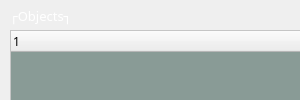
  <widget class="QDockWidget" name="dockWidget">
   <property name="minimumSize">
    <size>
     <width>300</width>
     <height>32</height>
    </size>
   </property>
   <property name="maximumSize">
    <size>
     <width>800</width>
     <height>524287</height>
    </size>
   </property>
   <property name="floating">
    <bool>false</bool>
   </property>
   <property name="features">
    <set>QDockWidget::NoDockWidgetFeatures</set>
   </property>
   <property name="allowedAreas">
    <set>Qt::NoDockWidgetArea</set>
   </property>
   <property name="windowTitle">
    <string/>
   </property>
   <attribute name="dockWidgetArea">
    <number>1</number>
   </attribute>
   <widget class="QWidget" name="dockWidgetContents_4">
    <widget class="QTreeWidget" name="treeWidget">
     <property name="geometry">
      <rect>
       <x>10</x>
       <y>30</y>
       <width>441</width>
       <height>591</height>
      </rect>
     </property>
     <property name="palette">
      <palette>
       <active>
        <colorrole role="Text">
         <brush brushstyle="SolidPattern">
          <color alpha="255">
           <red>206</red>
           <green>236</green>
           <blue>222</blue>
          </color>
         </brush>
        </colorrole>
        <colorrole role="Base">
         <brush brushstyle="SolidPattern">
          <color alpha="190">
           <red>102</red>
           <green>126</green>
           <blue>120</blue>
          </color>
         </brush>
        </colorrole>
        <colorrole role="Window">
         <brush brushstyle="SolidPattern">
          <color alpha="255">
           <red>255</red>
           <green>255</green>
           <blue>255</blue>
          </color>
         </brush>
        </colorrole>
        <colorrole role="Highlight">
         <brush brushstyle="SolidPattern">
          <color alpha="255">
           <red>0</red>
           <green>170</green>
           <blue>255</blue>
          </color>
         </brush>
        </colorrole>
       </active>
       <inactive>
        <colorrole role="Text">
         <brush brushstyle="SolidPattern">
          <color alpha="255">
           <red>206</red>
           <green>236</green>
           <blue>222</blue>
          </color>
         </brush>
        </colorrole>
        <colorrole role="Base">
         <brush brushstyle="SolidPattern">
          <color alpha="190">
           <red>102</red>
           <green>126</green>
           <blue>120</blue>
          </color>
         </brush>
        </colorrole>
        <colorrole role="Window">
         <brush brushstyle="SolidPattern">
          <color alpha="255">
           <red>255</red>
           <green>255</green>
           <blue>255</blue>
          </color>
         </brush>
        </colorrole>
        <colorrole role="Highlight">
         <brush brushstyle="SolidPattern">
          <color alpha="255">
           <red>0</red>
           <green>170</green>
           <blue>255</blue>
          </color>
         </brush>
        </colorrole>
       </inactive>
       <disabled>
        <colorrole role="Text">
         <brush brushstyle="SolidPattern">
          <color alpha="255">
           <red>120</red>
           <green>120</green>
           <blue>120</blue>
          </color>
         </brush>
        </colorrole>
        <colorrole role="Base">
         <brush brushstyle="SolidPattern">
          <color alpha="255">
           <red>255</red>
           <green>255</green>
           <blue>255</blue>
          </color>
         </brush>
        </colorrole>
        <colorrole role="Window">
         <brush brushstyle="SolidPattern">
          <color alpha="255">
           <red>255</red>
           <green>255</green>
           <blue>255</blue>
          </color>
         </brush>
        </colorrole>
        <colorrole role="Highlight">
         <brush brushstyle="SolidPattern">
          <color alpha="255">
           <red>0</red>
           <green>120</green>
           <blue>215</blue>
          </color>
         </brush>
        </colorrole>
       </disabled>
      </palette>
     </property>
     <property name="font">
      <font>
       <family>OCR A Extended</family>
      </font>
     </property>
     <property name="cursor" stdset="0">
      <cursorShape>PointingHandCursor</cursorShape>
     </property>
     <column>
      <property name="text">
       <string notr="true">1</string>
      </property>
     </column>
    </widget>
    <widget class="QLabel" name="label_2">
     <property name="geometry">
      <rect>
       <x>10</x>
       <y>0</y>
       <width>111</width>
       <height>31</height>
      </rect>
     </property>
     <property name="palette">
      <palette>
       <active>
        <colorrole role="WindowText">
         <brush brushstyle="SolidPattern">
          <color alpha="255">
           <red>255</red>
           <green>255</green>
           <blue>255</blue>
          </color>
         </brush>
        </colorrole>
       </active>
       <inactive>
        <colorrole role="WindowText">
         <brush brushstyle="SolidPattern">
          <color alpha="255">
           <red>255</red>
           <green>255</green>
           <blue>255</blue>
          </color>
         </brush>
        </colorrole>
       </inactive>
       <disabled>
        <colorrole role="WindowText">
         <brush brushstyle="SolidPattern">
          <color alpha="255">
           <red>120</red>
           <green>120</green>
           <blue>120</blue>
          </color>
         </brush>
        </colorrole>
       </disabled>
      </palette>
     </property>
     <property name="font">
      <font>
       <family>OCR A Extended</family>
       <pointsize>10</pointsize>
      </font>
     </property>
     <property name="text">
      <string>┌Objects┐</string>
     </property>
    </widget>
   </widget>
  </widget>
